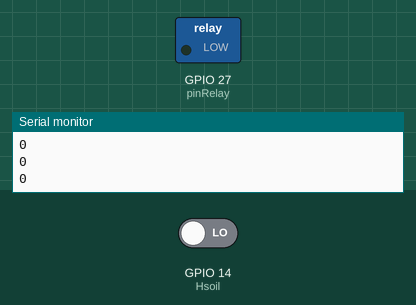
This sketch was run on a simulated ESP8266 (NodeMCU). Parts: switched loads named in the sketch (green lamp = pin HIGH), the last lines printed to the serial monitor. Inputs (shaded band) come from the test bench; at power-on: GPIO 14 (Hsoil) LOW.

Above: at 1.8 s.
1.9 s: GPIO 14 (Hsoil) driven HIGH
At 2.8 s:
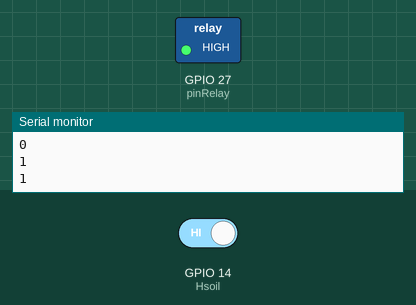
3.5 s: GPIO 14 (Hsoil) driven LOW
At 4.0 s:
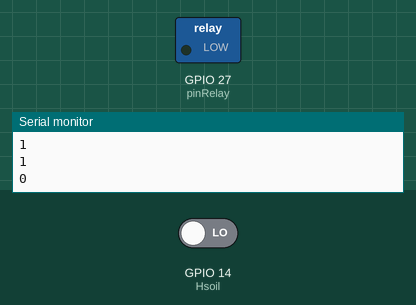
Timing chart, 0 to 6.5 s (numbered marks = the images above; inputs shaded):
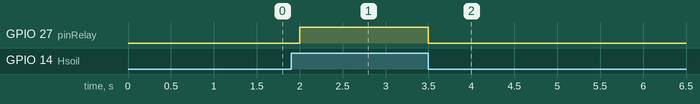

Measured:
- after the input at 1.9 s, GPIO 27 (pinRelay): LOW → HIGH after 0.10 s
- after the input at 3.5 s, GPIO 27 (pinRelay): HIGH → LOW at once

The sketch:

hsoil.ino
```cpp
#define Hsoil 14
#define pinRelay 27

int SH=-1;

void setup() {
  // put your setup code here, to run once:
  Serial.begin(9600);
  pinMode(Hsoil,INPUT);
  pinMode(pinRelay, OUTPUT);
  Serial.println("Setup done.");
}

void loop() {
  // put your main code here, to run repeatedly:
  SH=digitalRead(Hsoil);//0->wet; 1->dry
  Serial.println(SH);
  if(SH==1)
  {
    digitalWrite(pinRelay, HIGH);
  }
  else if(SH==0)
    digitalWrite(pinRelay, LOW);
  delay(500);
}
```
